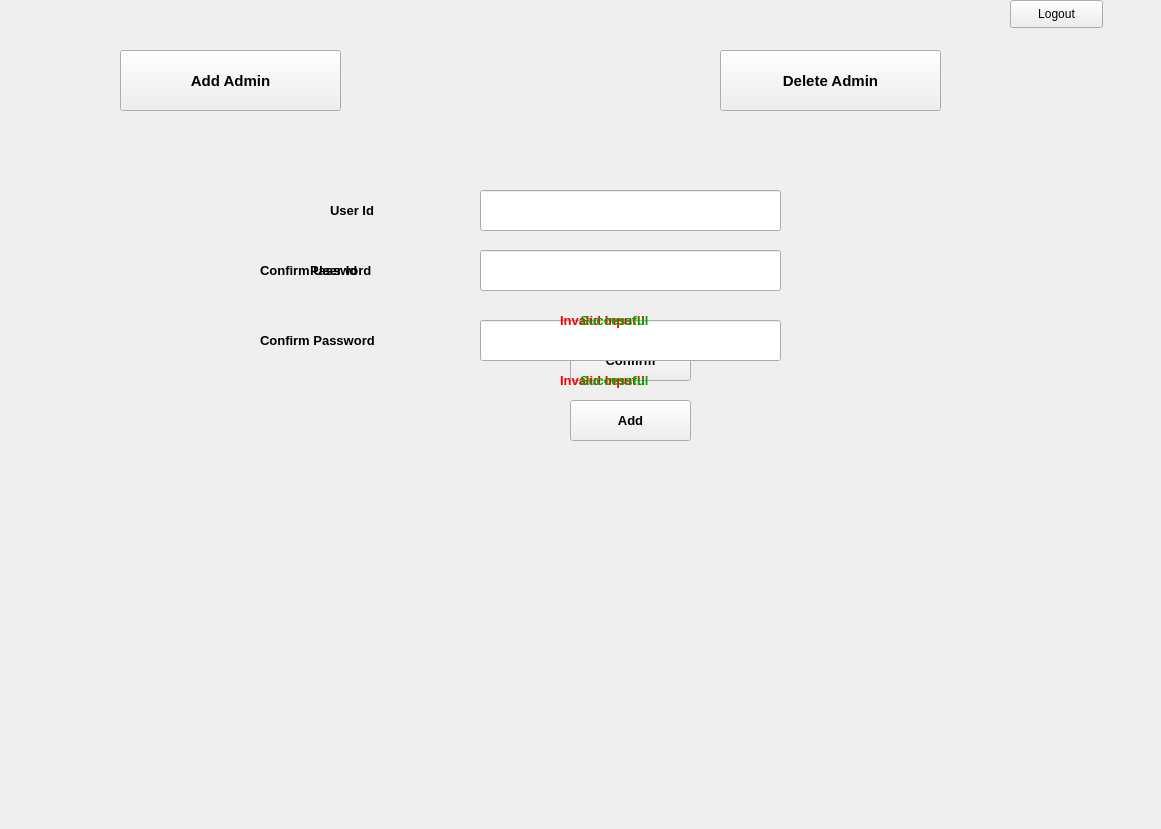
<?xml version="1.0" encoding="UTF-8"?>
<ui version="4.0">
 <class>Form</class>
 <widget class="QWidget" name="Form">
  <property name="geometry">
   <rect>
    <x>0</x>
    <y>0</y>
    <width>1161</width>
    <height>829</height>
   </rect>
  </property>
  <property name="windowTitle">
   <string>Form</string>
  </property>
  <widget class="QPushButton" name="LogOutButton">
   <property name="geometry">
    <rect>
     <x>1010</x>
     <y>0</y>
     <width>93</width>
     <height>28</height>
    </rect>
   </property>
   <property name="text">
    <string>Logout</string>
   </property>
  </widget>
  <widget class="QPushButton" name="AddAdminButton">
   <property name="geometry">
    <rect>
     <x>120</x>
     <y>50</y>
     <width>221</width>
     <height>61</height>
    </rect>
   </property>
   <property name="font">
    <font>
     <pointsize>11</pointsize>
     <weight>75</weight>
     <bold>true</bold>
    </font>
   </property>
   <property name="text">
    <string>Add Admin</string>
   </property>
  </widget>
  <widget class="QPushButton" name="DeleteAdminButton">
   <property name="geometry">
    <rect>
     <x>720</x>
     <y>50</y>
     <width>221</width>
     <height>61</height>
    </rect>
   </property>
   <property name="font">
    <font>
     <pointsize>11</pointsize>
     <weight>75</weight>
     <bold>true</bold>
    </font>
   </property>
   <property name="text">
    <string>Delete Admin</string>
   </property>
  </widget>
  <widget class="QLineEdit" name="UseridLineEdit">
   <property name="geometry">
    <rect>
     <x>480</x>
     <y>190</y>
     <width>301</width>
     <height>41</height>
    </rect>
   </property>
   <property name="font">
    <font>
     <pointsize>9</pointsize>
    </font>
   </property>
  </widget>
  <widget class="QPushButton" name="DeleteButton">
   <property name="geometry">
    <rect>
     <x>570</x>
     <y>340</y>
     <width>121</width>
     <height>41</height>
    </rect>
   </property>
   <property name="font">
    <font>
     <pointsize>10</pointsize>
     <weight>75</weight>
     <bold>true</bold>
    </font>
   </property>
   <property name="text">
    <string>Confirm</string>
   </property>
  </widget>
  <widget class="QLabel" name="UserIdLabel">
   <property name="geometry">
    <rect>
     <x>330</x>
     <y>200</y>
     <width>71</width>
     <height>21</height>
    </rect>
   </property>
   <property name="font">
    <font>
     <pointsize>10</pointsize>
     <weight>75</weight>
     <bold>true</bold>
    </font>
   </property>
   <property name="text">
    <string>User Id</string>
   </property>
  </widget>
  <widget class="QLabel" name="CUserIdLabel">
   <property name="geometry">
    <rect>
     <x>260</x>
     <y>260</y>
     <width>141</width>
     <height>21</height>
    </rect>
   </property>
   <property name="font">
    <font>
     <pointsize>10</pointsize>
     <weight>75</weight>
     <bold>true</bold>
    </font>
   </property>
   <property name="text">
    <string>Confirm User Id</string>
   </property>
  </widget>
  <widget class="QLabel" name="ConfirmPassLabel">
   <property name="geometry">
    <rect>
     <x>260</x>
     <y>330</y>
     <width>161</width>
     <height>21</height>
    </rect>
   </property>
   <property name="font">
    <font>
     <pointsize>10</pointsize>
     <weight>75</weight>
     <bold>true</bold>
    </font>
   </property>
   <property name="text">
    <string>Confirm Password</string>
   </property>
  </widget>
  <widget class="QLineEdit" name="CPassLineEdit">
   <property name="geometry">
    <rect>
     <x>480</x>
     <y>320</y>
     <width>301</width>
     <height>41</height>
    </rect>
   </property>
   <property name="font">
    <font>
     <pointsize>9</pointsize>
    </font>
   </property>
  </widget>
  <widget class="QLineEdit" name="ConfirmLineEdit">
   <property name="geometry">
    <rect>
     <x>480</x>
     <y>250</y>
     <width>301</width>
     <height>41</height>
    </rect>
   </property>
   <property name="font">
    <font>
     <pointsize>9</pointsize>
    </font>
   </property>
  </widget>
  <widget class="QLabel" name="PasswordLabel">
   <property name="geometry">
    <rect>
     <x>310</x>
     <y>260</y>
     <width>91</width>
     <height>21</height>
    </rect>
   </property>
   <property name="font">
    <font>
     <pointsize>10</pointsize>
     <weight>75</weight>
     <bold>true</bold>
    </font>
   </property>
   <property name="text">
    <string>Password</string>
   </property>
  </widget>
  <widget class="QPushButton" name="AddButton">
   <property name="geometry">
    <rect>
     <x>570</x>
     <y>400</y>
     <width>121</width>
     <height>41</height>
    </rect>
   </property>
   <property name="font">
    <font>
     <pointsize>10</pointsize>
     <weight>75</weight>
     <bold>true</bold>
    </font>
   </property>
   <property name="text">
    <string>Add</string>
   </property>
  </widget>
  <widget class="QLabel" name="InvalidLabel">
   <property name="geometry">
    <rect>
     <x>560</x>
     <y>310</y>
     <width>131</width>
     <height>21</height>
    </rect>
   </property>
   <property name="font">
    <font>
     <pointsize>10</pointsize>
     <weight>75</weight>
     <bold>true</bold>
    </font>
   </property>
   <property name="styleSheet">
    <string notr="true">color:rgb(255, 0, 0)</string>
   </property>
   <property name="text">
    <string>Invalid Input!!</string>
   </property>
  </widget>
  <widget class="QLabel" name="InvalidLabel2">
   <property name="geometry">
    <rect>
     <x>560</x>
     <y>370</y>
     <width>131</width>
     <height>21</height>
    </rect>
   </property>
   <property name="font">
    <font>
     <pointsize>10</pointsize>
     <weight>75</weight>
     <bold>true</bold>
    </font>
   </property>
   <property name="styleSheet">
    <string notr="true">color:rgb(255, 0, 0)</string>
   </property>
   <property name="text">
    <string>Invalid Input!!</string>
   </property>
  </widget>
  <widget class="QLabel" name="SuccessLabel">
   <property name="geometry">
    <rect>
     <x>580</x>
     <y>310</y>
     <width>101</width>
     <height>21</height>
    </rect>
   </property>
   <property name="font">
    <font>
     <pointsize>10</pointsize>
     <weight>75</weight>
     <bold>true</bold>
    </font>
   </property>
   <property name="styleSheet">
    <string notr="true">color:rgb(0, 170, 0)</string>
   </property>
   <property name="text">
    <string>Successful</string>
   </property>
  </widget>
  <widget class="QLabel" name="SuccessLabel2">
   <property name="geometry">
    <rect>
     <x>580</x>
     <y>370</y>
     <width>101</width>
     <height>21</height>
    </rect>
   </property>
   <property name="font">
    <font>
     <pointsize>10</pointsize>
     <weight>75</weight>
     <bold>true</bold>
    </font>
   </property>
   <property name="styleSheet">
    <string notr="true">color:rgb(0, 170, 0)</string>
   </property>
   <property name="text">
    <string>Successful</string>
   </property>
  </widget>
 </widget>
 <resources/>
 <connections/>
</ui>
